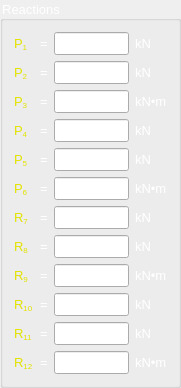
  <widget class="QGroupBox" name="gridGroupBox_7">
   <property name="geometry">
    <rect>
     <x>460</x>
     <y>80</y>
     <width>181</width>
     <height>379</height>
    </rect>
   </property>
   <property name="font">
    <font>
     <family>MS Shell Dlg 2</family>
     <pointsize>10</pointsize>
     <weight>50</weight>
     <italic>false</italic>
     <bold>false</bold>
    </font>
   </property>
   <property name="styleSheet">
    <string notr="true">font: 10pt &quot;MS Shell Dlg 2&quot;;
color: rgb(255, 255, 255);</string>
   </property>
   <property name="title">
    <string>Reactions</string>
   </property>
   <layout class="QGridLayout" name="gridLayout_5">
    <item row="2" column="2">
     <widget class="QLineEdit" name="p3">
      <property name="font">
       <font>
        <family>MS Shell Dlg 2</family>
        <pointsize>10</pointsize>
        <weight>50</weight>
        <italic>false</italic>
        <bold>false</bold>
       </font>
      </property>
      <property name="alignment">
       <set>Qt::AlignRight|Qt::AlignTrailing|Qt::AlignVCenter</set>
      </property>
      <property name="readOnly">
       <bool>true</bool>
      </property>
     </widget>
    </item>
    <item row="1" column="1">
     <widget class="QLabel" name="label_56">
      <property name="font">
       <font>
        <family>MS Shell Dlg 2</family>
        <pointsize>10</pointsize>
        <weight>50</weight>
        <italic>false</italic>
        <bold>false</bold>
       </font>
      </property>
      <property name="text">
       <string>=</string>
      </property>
     </widget>
    </item>
    <item row="2" column="3">
     <widget class="QLabel" name="label_57">
      <property name="font">
       <font>
        <family>MS Shell Dlg 2</family>
        <pointsize>10</pointsize>
        <weight>50</weight>
        <italic>false</italic>
        <bold>false</bold>
       </font>
      </property>
      <property name="text">
       <string>&lt;html&gt;&lt;head/&gt;&lt;body&gt;&lt;p&gt;kN•m&lt;/p&gt;&lt;/body&gt;&lt;/html&gt;</string>
      </property>
     </widget>
    </item>
    <item row="1" column="3">
     <widget class="QLabel" name="label_59">
      <property name="font">
       <font>
        <family>MS Shell Dlg 2</family>
        <pointsize>10</pointsize>
        <weight>50</weight>
        <italic>false</italic>
        <bold>false</bold>
       </font>
      </property>
      <property name="text">
       <string>kN</string>
      </property>
     </widget>
    </item>
    <item row="0" column="1">
     <widget class="QLabel" name="label_58">
      <property name="font">
       <font>
        <family>MS Shell Dlg 2</family>
        <pointsize>10</pointsize>
        <weight>50</weight>
        <italic>false</italic>
        <bold>false</bold>
       </font>
      </property>
      <property name="text">
       <string>=</string>
      </property>
     </widget>
    </item>
    <item row="2" column="1">
     <widget class="QLabel" name="label_61">
      <property name="font">
       <font>
        <family>MS Shell Dlg 2</family>
        <pointsize>10</pointsize>
        <weight>50</weight>
        <italic>false</italic>
        <bold>false</bold>
       </font>
      </property>
      <property name="text">
       <string>=</string>
      </property>
     </widget>
    </item>
    <item row="0" column="3">
     <widget class="QLabel" name="label_60">
      <property name="font">
       <font>
        <family>MS Shell Dlg 2</family>
        <pointsize>10</pointsize>
        <weight>50</weight>
        <italic>false</italic>
        <bold>false</bold>
       </font>
      </property>
      <property name="text">
       <string>kN</string>
      </property>
     </widget>
    </item>
    <item row="1" column="0">
     <widget class="QLabel" name="label_62">
      <property name="font">
       <font>
        <family>MS Shell Dlg 2</family>
        <pointsize>10</pointsize>
        <weight>50</weight>
        <italic>false</italic>
        <bold>false</bold>
       </font>
      </property>
      <property name="styleSheet">
       <string notr="true">color: rgb(226, 226, 0);</string>
      </property>
      <property name="text">
       <string>&lt;html&gt;&lt;head/&gt;&lt;body&gt;&lt;p&gt;P&lt;span style=&quot; vertical-align:sub;&quot;&gt;2&lt;/span&gt;&lt;/p&gt;&lt;/body&gt;&lt;/html&gt;</string>
      </property>
     </widget>
    </item>
    <item row="0" column="0">
     <widget class="QLabel" name="label_63">
      <property name="font">
       <font>
        <family>MS Shell Dlg 2</family>
        <pointsize>10</pointsize>
        <weight>50</weight>
        <italic>false</italic>
        <bold>false</bold>
       </font>
      </property>
      <property name="styleSheet">
       <string notr="true">color: rgb(226, 226, 0);</string>
      </property>
      <property name="text">
       <string>&lt;html&gt;&lt;head/&gt;&lt;body&gt;&lt;p&gt;P&lt;span style=&quot; vertical-align:sub;&quot;&gt;1&lt;/span&gt;&lt;/p&gt;&lt;/body&gt;&lt;/html&gt;</string>
      </property>
     </widget>
    </item>
    <item row="2" column="0">
     <widget class="QLabel" name="label_64">
      <property name="font">
       <font>
        <family>MS Shell Dlg 2</family>
        <pointsize>10</pointsize>
        <weight>50</weight>
        <italic>false</italic>
        <bold>false</bold>
       </font>
      </property>
      <property name="styleSheet">
       <string notr="true">color: rgb(226, 226, 0);</string>
      </property>
      <property name="text">
       <string>&lt;html&gt;&lt;head/&gt;&lt;body&gt;&lt;p&gt;P&lt;span style=&quot; vertical-align:sub;&quot;&gt;3&lt;/span&gt;&lt;/p&gt;&lt;/body&gt;&lt;/html&gt;</string>
      </property>
     </widget>
    </item>
    <item row="11" column="2">
     <widget class="QLineEdit" name="r12">
      <property name="font">
       <font>
        <family>MS Shell Dlg 2</family>
        <pointsize>10</pointsize>
        <weight>50</weight>
        <italic>false</italic>
        <bold>false</bold>
       </font>
      </property>
      <property name="alignment">
       <set>Qt::AlignRight|Qt::AlignTrailing|Qt::AlignVCenter</set>
      </property>
      <property name="readOnly">
       <bool>true</bool>
      </property>
     </widget>
    </item>
    <item row="9" column="2">
     <widget class="QLineEdit" name="r10">
      <property name="font">
       <font>
        <family>MS Shell Dlg 2</family>
        <pointsize>10</pointsize>
        <weight>50</weight>
        <italic>false</italic>
        <bold>false</bold>
       </font>
      </property>
      <property name="alignment">
       <set>Qt::AlignRight|Qt::AlignTrailing|Qt::AlignVCenter</set>
      </property>
      <property name="readOnly">
       <bool>true</bool>
      </property>
     </widget>
    </item>
    <item row="8" column="2">
     <widget class="QLineEdit" name="r9">
      <property name="font">
       <font>
        <family>MS Shell Dlg 2</family>
        <pointsize>10</pointsize>
        <weight>50</weight>
        <italic>false</italic>
        <bold>false</bold>
       </font>
      </property>
      <property name="alignment">
       <set>Qt::AlignRight|Qt::AlignTrailing|Qt::AlignVCenter</set>
      </property>
      <property name="readOnly">
       <bool>true</bool>
      </property>
     </widget>
    </item>
    <item row="6" column="2">
     <widget class="QLineEdit" name="r7">
      <property name="font">
       <font>
        <family>MS Shell Dlg 2</family>
        <pointsize>10</pointsize>
        <weight>50</weight>
        <italic>false</italic>
        <bold>false</bold>
       </font>
      </property>
      <property name="alignment">
       <set>Qt::AlignRight|Qt::AlignTrailing|Qt::AlignVCenter</set>
      </property>
      <property name="readOnly">
       <bool>true</bool>
      </property>
     </widget>
    </item>
    <item row="5" column="2">
     <widget class="QLineEdit" name="p6">
      <property name="font">
       <font>
        <family>MS Shell Dlg 2</family>
        <pointsize>10</pointsize>
        <weight>50</weight>
        <italic>false</italic>
        <bold>false</bold>
       </font>
      </property>
      <property name="alignment">
       <set>Qt::AlignRight|Qt::AlignTrailing|Qt::AlignVCenter</set>
      </property>
      <property name="readOnly">
       <bool>true</bool>
      </property>
     </widget>
    </item>
    <item row="4" column="0">
     <widget class="QLabel" name="label_68">
      <property name="font">
       <font>
        <family>MS Shell Dlg 2</family>
        <pointsize>10</pointsize>
        <weight>50</weight>
        <italic>false</italic>
        <bold>false</bold>
       </font>
      </property>
      <property name="styleSheet">
       <string notr="true">color: rgb(226, 226, 0);</string>
      </property>
      <property name="text">
       <string>&lt;html&gt;&lt;head/&gt;&lt;body&gt;&lt;p&gt;P&lt;span style=&quot; vertical-align:sub;&quot;&gt;5&lt;/span&gt;&lt;/p&gt;&lt;/body&gt;&lt;/html&gt;</string>
      </property>
     </widget>
    </item>
    <item row="10" column="2">
     <widget class="QLineEdit" name="r11">
      <property name="font">
       <font>
        <family>MS Shell Dlg 2</family>
        <pointsize>10</pointsize>
        <weight>50</weight>
        <italic>false</italic>
        <bold>false</bold>
       </font>
      </property>
      <property name="alignment">
       <set>Qt::AlignRight|Qt::AlignTrailing|Qt::AlignVCenter</set>
      </property>
      <property name="readOnly">
       <bool>true</bool>
      </property>
     </widget>
    </item>
    <item row="7" column="2">
     <widget class="QLineEdit" name="r8">
      <property name="font">
       <font>
        <family>MS Shell Dlg 2</family>
        <pointsize>10</pointsize>
        <weight>50</weight>
        <italic>false</italic>
        <bold>false</bold>
       </font>
      </property>
      <property name="alignment">
       <set>Qt::AlignRight|Qt::AlignTrailing|Qt::AlignVCenter</set>
      </property>
      <property name="readOnly">
       <bool>true</bool>
      </property>
     </widget>
    </item>
    <item row="5" column="0">
     <widget class="QLabel" name="label_77">
      <property name="font">
       <font>
        <family>MS Shell Dlg 2</family>
        <pointsize>10</pointsize>
        <weight>50</weight>
        <italic>false</italic>
        <bold>false</bold>
       </font>
      </property>
      <property name="styleSheet">
       <string notr="true">color: rgb(226, 226, 0);</string>
      </property>
      <property name="text">
       <string>&lt;html&gt;&lt;head/&gt;&lt;body&gt;&lt;p&gt;P&lt;span style=&quot; vertical-align:sub;&quot;&gt;6&lt;/span&gt;&lt;/p&gt;&lt;/body&gt;&lt;/html&gt;</string>
      </property>
     </widget>
    </item>
    <item row="4" column="3">
     <widget class="QLabel" name="label_69">
      <property name="font">
       <font>
        <family>MS Shell Dlg 2</family>
        <pointsize>10</pointsize>
        <weight>50</weight>
        <italic>false</italic>
        <bold>false</bold>
       </font>
      </property>
      <property name="text">
       <string>kN</string>
      </property>
     </widget>
    </item>
    <item row="8" column="0">
     <widget class="QLabel" name="label_82">
      <property name="font">
       <font>
        <family>MS Shell Dlg 2</family>
        <pointsize>10</pointsize>
        <weight>50</weight>
        <italic>false</italic>
        <bold>false</bold>
       </font>
      </property>
      <property name="styleSheet">
       <string notr="true">color: rgb(226, 226, 0);</string>
      </property>
      <property name="text">
       <string>&lt;html&gt;&lt;head/&gt;&lt;body&gt;&lt;p&gt;R&lt;span style=&quot; vertical-align:sub;&quot;&gt;9&lt;/span&gt;&lt;/p&gt;&lt;/body&gt;&lt;/html&gt;</string>
      </property>
     </widget>
    </item>
    <item row="4" column="1">
     <widget class="QLabel" name="label_70">
      <property name="font">
       <font>
        <family>MS Shell Dlg 2</family>
        <pointsize>10</pointsize>
        <weight>50</weight>
        <italic>false</italic>
        <bold>false</bold>
       </font>
      </property>
      <property name="text">
       <string>=</string>
      </property>
     </widget>
    </item>
    <item row="5" column="1">
     <widget class="QLabel" name="label_74">
      <property name="font">
       <font>
        <family>MS Shell Dlg 2</family>
        <pointsize>10</pointsize>
        <weight>50</weight>
        <italic>false</italic>
        <bold>false</bold>
       </font>
      </property>
      <property name="text">
       <string>=</string>
      </property>
     </widget>
    </item>
    <item row="7" column="0">
     <widget class="QLabel" name="label_78">
      <property name="font">
       <font>
        <family>MS Shell Dlg 2</family>
        <pointsize>10</pointsize>
        <weight>50</weight>
        <italic>false</italic>
        <bold>false</bold>
       </font>
      </property>
      <property name="styleSheet">
       <string notr="true">color: rgb(226, 226, 0);</string>
      </property>
      <property name="text">
       <string>&lt;html&gt;&lt;head/&gt;&lt;body&gt;&lt;p&gt;R&lt;span style=&quot; vertical-align:sub;&quot;&gt;8&lt;/span&gt;&lt;/p&gt;&lt;/body&gt;&lt;/html&gt;</string>
      </property>
     </widget>
    </item>
    <item row="6" column="0">
     <widget class="QLabel" name="label_79">
      <property name="font">
       <font>
        <family>MS Shell Dlg 2</family>
        <pointsize>10</pointsize>
        <weight>50</weight>
        <italic>false</italic>
        <bold>false</bold>
       </font>
      </property>
      <property name="styleSheet">
       <string notr="true">color: rgb(226, 226, 0);</string>
      </property>
      <property name="text">
       <string>&lt;html&gt;&lt;head/&gt;&lt;body&gt;&lt;p&gt;R&lt;span style=&quot; vertical-align:sub;&quot;&gt;7&lt;/span&gt;&lt;/p&gt;&lt;/body&gt;&lt;/html&gt;</string>
      </property>
     </widget>
    </item>
    <item row="6" column="1">
     <widget class="QLabel" name="label_65">
      <property name="font">
       <font>
        <family>MS Shell Dlg 2</family>
        <pointsize>10</pointsize>
        <weight>50</weight>
        <italic>false</italic>
        <bold>false</bold>
       </font>
      </property>
      <property name="text">
       <string>=</string>
      </property>
     </widget>
    </item>
    <item row="9" column="0">
     <widget class="QLabel" name="label_86">
      <property name="font">
       <font>
        <family>MS Shell Dlg 2</family>
        <pointsize>10</pointsize>
        <weight>50</weight>
        <italic>false</italic>
        <bold>false</bold>
       </font>
      </property>
      <property name="styleSheet">
       <string notr="true">color: rgb(226, 226, 0);</string>
      </property>
      <property name="text">
       <string>&lt;html&gt;&lt;head/&gt;&lt;body&gt;&lt;p&gt;R&lt;span style=&quot; vertical-align:sub;&quot;&gt;10&lt;/span&gt;&lt;/p&gt;&lt;/body&gt;&lt;/html&gt;</string>
      </property>
     </widget>
    </item>
    <item row="8" column="1">
     <widget class="QLabel" name="label_83">
      <property name="font">
       <font>
        <family>MS Shell Dlg 2</family>
        <pointsize>10</pointsize>
        <weight>50</weight>
        <italic>false</italic>
        <bold>false</bold>
       </font>
      </property>
      <property name="text">
       <string>=</string>
      </property>
     </widget>
    </item>
    <item row="10" column="0">
     <widget class="QLabel" name="label_87">
      <property name="font">
       <font>
        <family>MS Shell Dlg 2</family>
        <pointsize>10</pointsize>
        <weight>50</weight>
        <italic>false</italic>
        <bold>false</bold>
       </font>
      </property>
      <property name="styleSheet">
       <string notr="true">color: rgb(226, 226, 0);</string>
      </property>
      <property name="text">
       <string>&lt;html&gt;&lt;head/&gt;&lt;body&gt;&lt;p&gt;R&lt;span style=&quot; vertical-align:sub;&quot;&gt;11&lt;/span&gt;&lt;/p&gt;&lt;/body&gt;&lt;/html&gt;</string>
      </property>
     </widget>
    </item>
    <item row="11" column="0">
     <widget class="QLabel" name="label_81">
      <property name="font">
       <font>
        <family>MS Shell Dlg 2</family>
        <pointsize>10</pointsize>
        <weight>50</weight>
        <italic>false</italic>
        <bold>false</bold>
       </font>
      </property>
      <property name="styleSheet">
       <string notr="true">color: rgb(226, 226, 0);</string>
      </property>
      <property name="text">
       <string>&lt;html&gt;&lt;head/&gt;&lt;body&gt;&lt;p&gt;R&lt;span style=&quot; vertical-align:sub;&quot;&gt;12&lt;/span&gt;&lt;/p&gt;&lt;/body&gt;&lt;/html&gt;</string>
      </property>
     </widget>
    </item>
    <item row="7" column="1">
     <widget class="QLabel" name="label_76">
      <property name="font">
       <font>
        <family>MS Shell Dlg 2</family>
        <pointsize>10</pointsize>
        <weight>50</weight>
        <italic>false</italic>
        <bold>false</bold>
       </font>
      </property>
      <property name="text">
       <string>=</string>
      </property>
     </widget>
    </item>
    <item row="9" column="1">
     <widget class="QLabel" name="label_89">
      <property name="font">
       <font>
        <family>MS Shell Dlg 2</family>
        <pointsize>10</pointsize>
        <weight>50</weight>
        <italic>false</italic>
        <bold>false</bold>
       </font>
      </property>
      <property name="text">
       <string>=</string>
      </property>
     </widget>
    </item>
    <item row="10" column="1">
     <widget class="QLabel" name="label_88">
      <property name="font">
       <font>
        <family>MS Shell Dlg 2</family>
        <pointsize>10</pointsize>
        <weight>50</weight>
        <italic>false</italic>
        <bold>false</bold>
       </font>
      </property>
      <property name="text">
       <string>=</string>
      </property>
     </widget>
    </item>
    <item row="6" column="3">
     <widget class="QLabel" name="label_67">
      <property name="font">
       <font>
        <family>MS Shell Dlg 2</family>
        <pointsize>10</pointsize>
        <weight>50</weight>
        <italic>false</italic>
        <bold>false</bold>
       </font>
      </property>
      <property name="text">
       <string>kN</string>
      </property>
     </widget>
    </item>
    <item row="5" column="3">
     <widget class="QLabel" name="label_75">
      <property name="font">
       <font>
        <family>MS Shell Dlg 2</family>
        <pointsize>10</pointsize>
        <weight>50</weight>
        <italic>false</italic>
        <bold>false</bold>
       </font>
      </property>
      <property name="text">
       <string>&lt;html&gt;&lt;head/&gt;&lt;body&gt;&lt;p&gt;kN•m&lt;/p&gt;&lt;/body&gt;&lt;/html&gt;</string>
      </property>
     </widget>
    </item>
    <item row="11" column="3">
     <widget class="QLabel" name="label_85">
      <property name="font">
       <font>
        <family>MS Shell Dlg 2</family>
        <pointsize>10</pointsize>
        <weight>50</weight>
        <italic>false</italic>
        <bold>false</bold>
       </font>
      </property>
      <property name="text">
       <string>&lt;html&gt;&lt;head/&gt;&lt;body&gt;&lt;p&gt;kN•m&lt;/p&gt;&lt;/body&gt;&lt;/html&gt;</string>
      </property>
     </widget>
    </item>
    <item row="7" column="3">
     <widget class="QLabel" name="label_66">
      <property name="font">
       <font>
        <family>MS Shell Dlg 2</family>
        <pointsize>10</pointsize>
        <weight>50</weight>
        <italic>false</italic>
        <bold>false</bold>
       </font>
      </property>
      <property name="text">
       <string>kN</string>
      </property>
     </widget>
    </item>
    <item row="11" column="1">
     <widget class="QLabel" name="label_80">
      <property name="font">
       <font>
        <family>MS Shell Dlg 2</family>
        <pointsize>10</pointsize>
        <weight>50</weight>
        <italic>false</italic>
        <bold>false</bold>
       </font>
      </property>
      <property name="text">
       <string>=</string>
      </property>
     </widget>
    </item>
    <item row="10" column="3">
     <widget class="QLabel" name="label_90">
      <property name="font">
       <font>
        <family>MS Shell Dlg 2</family>
        <pointsize>10</pointsize>
        <weight>50</weight>
        <italic>false</italic>
        <bold>false</bold>
       </font>
      </property>
      <property name="text">
       <string>kN</string>
      </property>
     </widget>
    </item>
    <item row="8" column="3">
     <widget class="QLabel" name="label_84">
      <property name="font">
       <font>
        <family>MS Shell Dlg 2</family>
        <pointsize>10</pointsize>
        <weight>50</weight>
        <italic>false</italic>
        <bold>false</bold>
       </font>
      </property>
      <property name="text">
       <string>&lt;html&gt;&lt;head/&gt;&lt;body&gt;&lt;p&gt;kN•m&lt;/p&gt;&lt;/body&gt;&lt;/html&gt;</string>
      </property>
     </widget>
    </item>
    <item row="9" column="3">
     <widget class="QLabel" name="label_91">
      <property name="font">
       <font>
        <family>MS Shell Dlg 2</family>
        <pointsize>10</pointsize>
        <weight>50</weight>
        <italic>false</italic>
        <bold>false</bold>
       </font>
      </property>
      <property name="text">
       <string>kN</string>
      </property>
     </widget>
    </item>
    <item row="3" column="0">
     <widget class="QLabel" name="label_71">
      <property name="font">
       <font>
        <family>MS Shell Dlg 2</family>
        <pointsize>10</pointsize>
        <weight>50</weight>
        <italic>false</italic>
        <bold>false</bold>
       </font>
      </property>
      <property name="styleSheet">
       <string notr="true">color: rgb(226, 226, 0);</string>
      </property>
      <property name="text">
       <string>&lt;html&gt;&lt;head/&gt;&lt;body&gt;&lt;p&gt;P&lt;span style=&quot; vertical-align:sub;&quot;&gt;4&lt;/span&gt;&lt;/p&gt;&lt;/body&gt;&lt;/html&gt;</string>
      </property>
     </widget>
    </item>
    <item row="1" column="2">
     <widget class="QLineEdit" name="p2">
      <property name="font">
       <font>
        <family>MS Shell Dlg 2</family>
        <pointsize>10</pointsize>
        <weight>50</weight>
        <italic>false</italic>
        <bold>false</bold>
       </font>
      </property>
      <property name="alignment">
       <set>Qt::AlignRight|Qt::AlignTrailing|Qt::AlignVCenter</set>
      </property>
      <property name="readOnly">
       <bool>true</bool>
      </property>
     </widget>
    </item>
    <item row="3" column="3">
     <widget class="QLabel" name="label_73">
      <property name="font">
       <font>
        <family>MS Shell Dlg 2</family>
        <pointsize>10</pointsize>
        <weight>50</weight>
        <italic>false</italic>
        <bold>false</bold>
       </font>
      </property>
      <property name="text">
       <string>kN</string>
      </property>
     </widget>
    </item>
    <item row="3" column="2">
     <widget class="QLineEdit" name="p4">
      <property name="font">
       <font>
        <family>MS Shell Dlg 2</family>
        <pointsize>10</pointsize>
        <weight>50</weight>
        <italic>false</italic>
        <bold>false</bold>
       </font>
      </property>
      <property name="alignment">
       <set>Qt::AlignRight|Qt::AlignTrailing|Qt::AlignVCenter</set>
      </property>
      <property name="readOnly">
       <bool>true</bool>
      </property>
     </widget>
    </item>
    <item row="0" column="2">
     <widget class="QLineEdit" name="p1">
      <property name="font">
       <font>
        <family>MS Shell Dlg 2</family>
        <pointsize>10</pointsize>
        <weight>50</weight>
        <italic>false</italic>
        <bold>false</bold>
       </font>
      </property>
      <property name="alignment">
       <set>Qt::AlignRight|Qt::AlignTrailing|Qt::AlignVCenter</set>
      </property>
      <property name="readOnly">
       <bool>true</bool>
      </property>
     </widget>
    </item>
    <item row="3" column="1">
     <widget class="QLabel" name="label_72">
      <property name="font">
       <font>
        <family>MS Shell Dlg 2</family>
        <pointsize>10</pointsize>
        <weight>50</weight>
        <italic>false</italic>
        <bold>false</bold>
       </font>
      </property>
      <property name="text">
       <string>=</string>
      </property>
     </widget>
    </item>
    <item row="4" column="2">
     <widget class="QLineEdit" name="p5">
      <property name="font">
       <font>
        <family>MS Shell Dlg 2</family>
        <pointsize>10</pointsize>
        <weight>50</weight>
        <italic>false</italic>
        <bold>false</bold>
       </font>
      </property>
      <property name="alignment">
       <set>Qt::AlignRight|Qt::AlignTrailing|Qt::AlignVCenter</set>
      </property>
      <property name="readOnly">
       <bool>true</bool>
      </property>
     </widget>
    </item>
   </layout>
  </widget>
